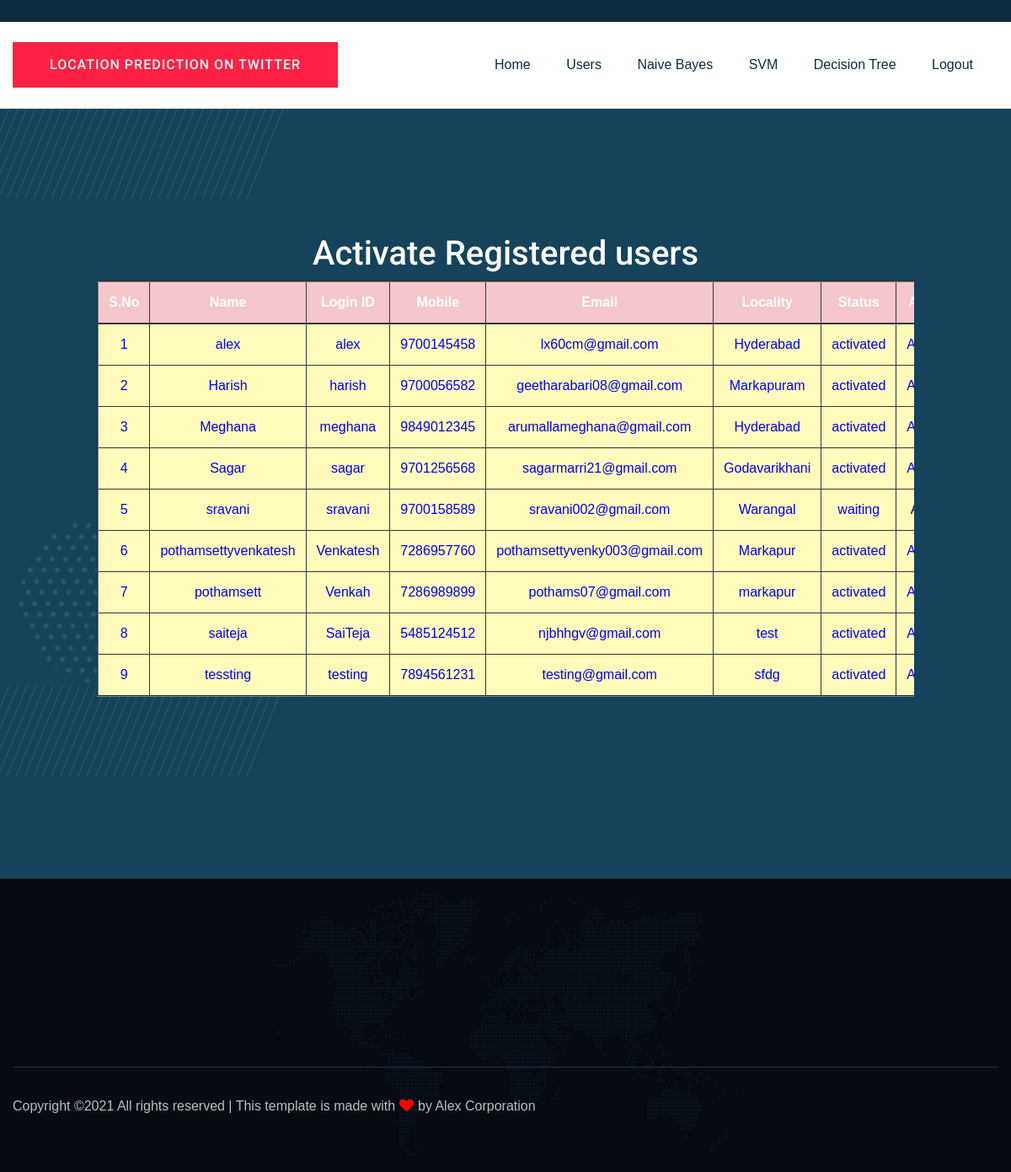
Page /ViewRegisteredUsers/ on the committed database.
### users/models.py (models this page shows, shortened)
class UserRegistrationModel(models.Model):
    name = models.CharField(max_length=100)
    loginid = models.CharField(unique=True, max_length=100)
    password = models.CharField(max_length=100)
    mobile = models.CharField(unique=True, max_length=100)
    email = models.CharField(unique=True, max_length=100)
    locality = models.CharField(max_length=100)
    address = models.CharField(max_length=1000)
    city = models.CharField(max_length=100)
    state = models.CharField(max_length=100)
    status = models.CharField(max_length=100)
    class Meta:
        db_table = 'UserRegistrations'

### admins/views.py (the view)
# urls.py: path("ViewRegisteredUsers/", admins.ViewRegisteredUsers, name="ViewRegisteredUsers"),
def ViewRegisteredUsers(request):
    data = UserRegistrationModel.objects.all()
    return render(request, 'admins/RegisteredUsers.html', {'data': data})

### assets/templates/admins/RegisteredUsers.html
{%extends 'admins/adminbase.html'%}
{%load static%}
{%block contents%}
    <div class="testimonial-area testimonial-padding" data-background="{%static 'img/gallery/section_bg04.jpg'%}">
        <div class="container ">
            <div class="row d-flex justify-content-center">
                <div class="col-xl-10 col-lg-10 col-md-9">
                    <div class="h1-testimonial-active">
                        <div class="single-testimonial text-center">
                                   <h1><font color="WHITE"> Activate Registered users</font></h1>
                                         <table border="2px" class="table table-hover table-dark">
                    <thead>
                    <tr class="table-danger">
                        <th scope="col">S.No</th>
                        <th scope="col">Name</th>
                        <th scope="col">Login ID</th>
                        <th scope="col">Mobile</th>
                        <th scope="col">Email</th>
                        <th scope="col">Locality</th>
                        <th scope="col">Status</th>
                        <th scope="col">Activate</th>
                    </tr>
                    </thead>
                    <tbody>
                    {% for i in data %}
                    <tr scope="row" style="color: BLUE; background-color:#FFFCBB">
                        <td>{{forloop.counter}}</td>
                        <td>{{i.name}}</td>
                        <td>{{i.loginid}}</td>
                        <td>{{i.mobile}}</td>
                        <td>{{i.email}}</td>
                        <td>{{i.locality}}</td>
                        <td>{{i.status}}</td>
                        {% if i.status == 'waiting' %}
                        <td><a class="btn-link" href="/AdminActivaUsers/?uid={{ i.id }}"
                               style="color:DARKBLUE">Activate</a></td>
                        {% else %}
                        <td> Activated</td>
                        {% endif %}
                    </tr>
                    {% endfor %}
                    </tbody>
                </table>
                        </div>
                    </div>
                </div>
            </div>
        </div>
    </div>
{%endblock%}

### assets/templates/admins/adminbase.html (shortened to what this page needs)
<!doctype html>
{%load static%}
<html class="no-js" lang="zxx">
<head>
	<link rel="stylesheet" href="{%static 'css/bootstrap.min.css'%}">
	<link rel="stylesheet" href="{%static 'css/owl.carousel.min.css'%}">
	<link rel="stylesheet" href="{%static 'css/slicknav.css'%}">
	<link rel="stylesheet" href="{%static 'css/flaticon.css'%}">
	<link rel="stylesheet" href="{%static 'css/animate.min.css'%}">
	<link rel="stylesheet" href="{%static 'css/magnific-popup.css'%}">
	<link rel="stylesheet" href="{%static 'css/fontawesome-all.min.css'%}">
	<link rel="stylesheet" href="{%static 'css/themify-icons.css'%}">
	<link rel="stylesheet" href="{%static 'css/slick.css'%}">
	<link rel="stylesheet" href="{%static 'css/nice-select.css'%}">
	<link rel="stylesheet" href="{%static 'css/style.css'%}">
</head>
<body class="body-bg">
<header>
    <div class="header-area">
        <div class="main-header ">
            <div class="header-top d-none d-lg-block">
            </div>
            <div class="header-bottom  header-sticky">
                <div class="container">
                    <div class="row align-items-center">
                        <div class="col-xl-2 col-lg-2">
                            <div class="logo">
                               <a href="about.html" class="btn post-btn">Location Prediction on Twitter</a>
                            </div>
                        </div>
                        <div class="col-xl-10 col-lg-10">
                            <div class="menu-wrapper  d-flex align-items-center justify-content-end">
                                <div class="main-menu d-none d-lg-block">
                                    <nav>
                                        <ul id="navigation">
                                            <li><a href="{%url 'AdminHome'%}">Home</a></li>
                                            <li><a href="{%url 'ViewRegisteredUsers'%}">Users</a></li>
                                            <li><a href="{%url 'AdminNaiveBayes'%}">Naive Bayes</a></li>
                                            <li><a href="{%url 'AdminSVM'%}">SVM</a></li>
                                             <li><a href="{%url 'AdminDecisionTree'%}">Decision Tree</a></li>
                                            <li><a href="{%url 'logout'%}">Logout</a></li>
                                        </ul>
                                    </nav>
                                </div>
                            </div>
                        </div>
                        <div class="col-12">
                        </div>
                    </div>
                </div>
            </div>
        </div>
    </div>
</header>
<main>
    {%block contents%}
    {%endblock%}
</main>
<footer>
    <div class="footer-area section-bg" data-background="{%static 'img/gallery/footer_bg.jpg'%}">
        <div class="container">
            <div class="footer-top footer-padding">
            </div>
            <div class="footer-bottom">
                <div class="row d-flex justify-content-between align-items-center">
                    <div class="col-xl-9 col-lg-8">
                        <div class="footer-copy-right">
                            <p>
  Copyright &copy;<script>document.write(new Date().getFullYear());</script> All rights reserved | This template is made with <i class="fa fa-heart" aria-hidden="true"></i> by Alex Corporation
  </p>
                        </div>
                    </div>
                </div>
            </div>
        </div>
    </div>
</footer>
    </body>
</html>

### rows in the picture
UserRegistrationModel: name "alex", loginid "alex", mobile "9700145458", email "lx60cm@gmail.com", locality "Hyderabad", status "activated", shows "Activated"
UserRegistrationModel: name "Harish", loginid "harish", mobile "9700056582", email "geetharabari08@gmail.com", locality "Markapuram", status "activated", shows "Activated"
UserRegistrationModel: name "Meghana", loginid "meghana", mobile "9849012345", email "arumallameghana@gmail.com", locality "Hyderabad", status "activated", shows "Activated"
UserRegistrationModel: name "Sagar", loginid "sagar", mobile "9701256568", email "sagarmarri21@gmail.com", locality "Godavarikhani", status "activated", shows "Activated"
UserRegistrationModel: name "sravani", loginid "sravani", mobile "9700158589", email "sravani002@gmail.com", locality "Warangal", status "waiting"
UserRegistrationModel: name "pothamsettyvenkatesh", loginid "Venkatesh", mobile "7286957760", email "pothamsettyvenky003@gmail.com", locality "Markapur", status "activated", shows "Activated"
UserRegistrationModel: name "pothamsett", loginid "Venkah", mobile "7286989899", email "pothams07@gmail.com", locality "markapur", status "activated", shows "Activated"
UserRegistrationModel: name "saiteja", loginid "SaiTeja", mobile "5485124512", email "njbhhgv@gmail.com", locality "test", status "activated", shows "Activated"
UserRegistrationModel: name "tessting", loginid "testing", mobile "7894561231", email "testing@gmail.com", locality "sfdg", status "activated", shows "Activated"
